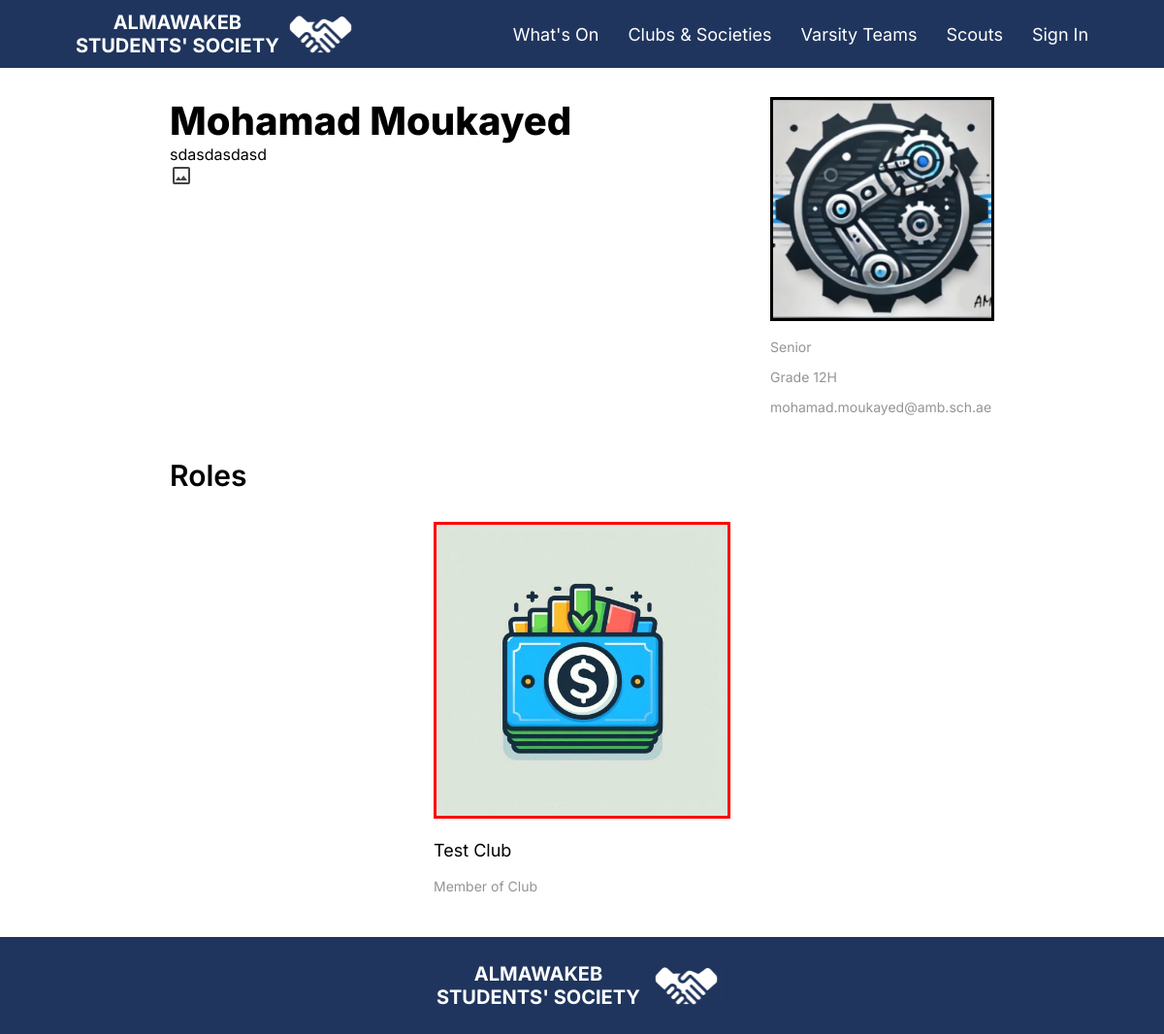
The app's page /Student/Detail/2/, older data.
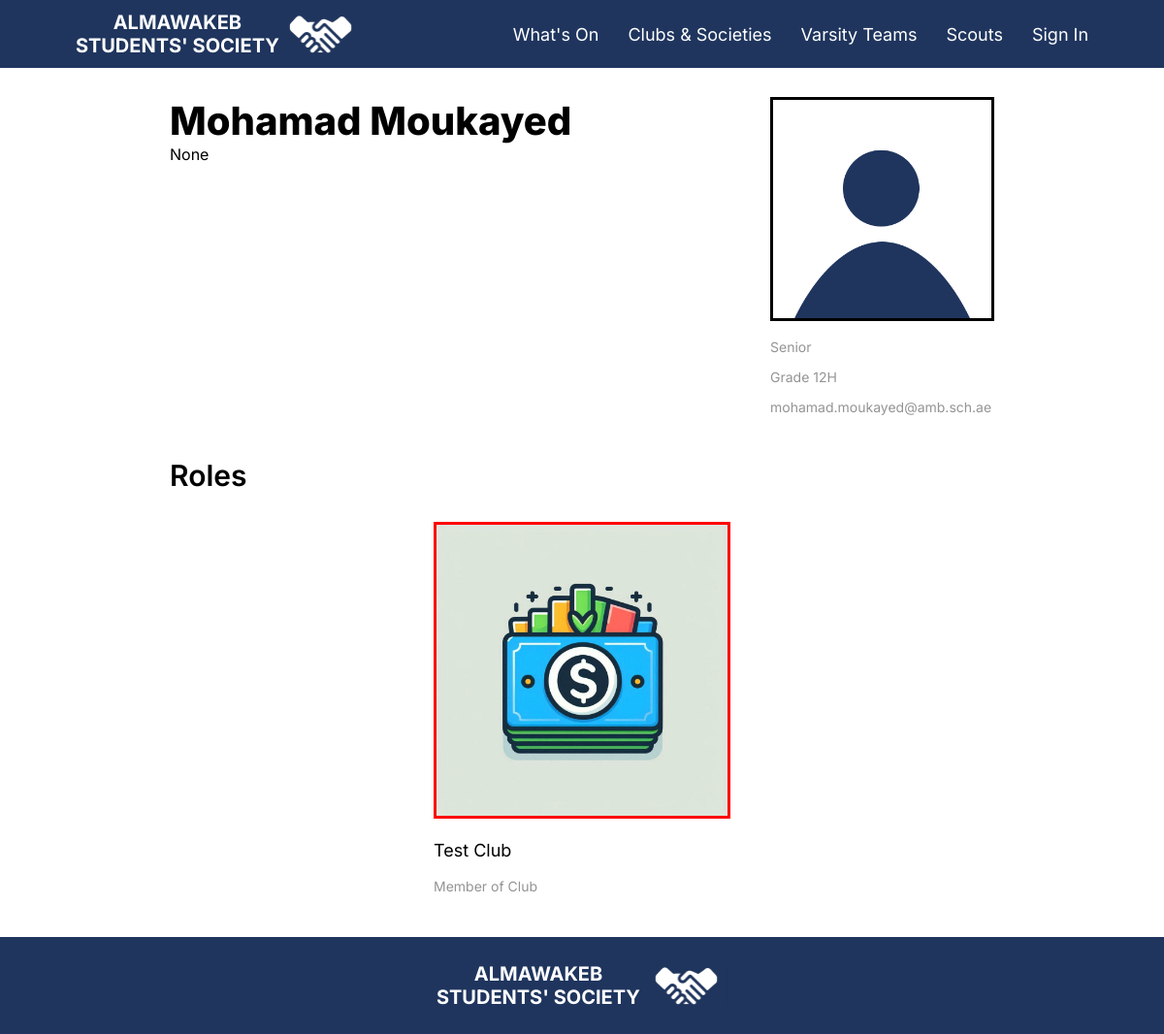
The same page, newer data.
### mainapp/models.py (models this page shows, shortened)
class User(AbstractBaseUser, PermissionsMixin):
    name = models.CharField(max_length=255)
    email = models.EmailField(verbose_name="email", max_length=60, unique=True)
    is_admin = models.BooleanField(default=False)
    is_staff = models.BooleanField(default=False)
    is_active = models.BooleanField(default=True)
    associated_student = models.ForeignKey("Student",null=True, blank=True, on_delete=models.CASCADE)
    associated_faculty = models.ForeignKey("Faculty",null=True, blank=True, on_delete=models.CASCADE)
    associated_clubs = models.ManyToManyField("Club", blank=True,related_name="associated_clubs")
    associated_varsities = models.ManyToManyField("Varsity", blank=True,related_name="associated_varsity")
    objects = UserManager()
    USERNAME_FIELD = 'email'
    REQUIRED_FIELDS = ['name']

class Student(models.Model):
    student_db_id = models.CharField(max_length=20, primary_key=True,help_text="Student ID")
    YEAR_CHOICES = [
        ('FR', 'Freshman'),
        ('SO', 'Sophomore'),
        ('JR', 'Junior'),
        ('SR', 'Senior'),
    ]
    SECTION_CHOICES = [
        ('A', 'A'),
        ('B', 'B'),
        ('C', 'C'),
        ('D', 'D'),
        ('E', 'E'),
        ('F', 'F'),
        ('G', 'G'),
        ('H', 'H'),
        ('I', 'I'),
        ('J', 'J'),
    ]
    year_level = models.IntegerField(blank=True, null=True)
    section = models.CharField(max_length=1, choices=SECTION_CHOICES)
    profile_picture = models.ImageField(upload_to='profiles/', null=True, blank=True, default='default-pfp.png')
    about = models.TextField(blank=True,null=True)
    year_level_title = models.CharField(max_length=10, blank=True)

### mainapp/views.py (the view)
# urls.py: path("Student/Detail/<str:student_id>/", views.Student_Detail, name="student_detail"),
def Student_Detail(request, student_id):
    user = get_object_or_404(User, id=student_id)
    headclubs = []
    for club in Club.objects.all():
        if user in club.heads.all():
            headclubs.append(club)
    headleadership = []
    for club in Club.objects.all():
        if user in club.leadership.all():
            headleadership.append(club)
    clubs = []
    for club in Club.objects.all():
        if user in club.members.all():
            clubs.append(club)
    varsitiescaptain = []
    for varsity in Varsity.objects.all():
        if user in varsity.captains.all():
            varsitiescaptain.append(varsity)
    varsities = []
    for varsity in Varsity.objects.all():
        if user in varsity.members.all():
            varsities.append(varsity)
    return render(request, "student_detail.html", {'selecteduser': user, 'user': request.user, 'headclubs': headclubs, 'headleadership': headleadership, 'clubs': clubs, 'varsitiescaptain': varsitiescaptain, 'varsities':varsities})

### templates/student_detail.html (shortened to what this page needs)
{% extends 'Base.html' %}
{% load static %}
{% block content %}
<div>
    <div style="display: flex; justify-content: space-between; flex-direction: row; gap: 100px">
            <div style="display: flex; justify-content: space-between; flex-direction: column; justify-content: flex-start;">
            <p class="pageTitle" style="margin: 0px;">{{ selecteduser.name }}</p>
                <div class="articleDescriptionText">
                    <div>{{ selecteduser.associated_student.about|safe }}</div>
                </div>
            </div>
            <div>
                <img src="{{ selecteduser.associated_student.profile_picture.url }}" style="border: black 3px solid;" alt="{{ selecteduser.name }} Logo" class="articleCover">
                <p class="aboutText sidebar">{{ selecteduser.associated_student.year_level_title }}</p>
                <p class="aboutText sidebar">Grade {{ selecteduser.associated_student.year_level }}{{ selecteduser.associated_student.section }}</p>
                <p class="aboutText sidebar">{{ selecteduser.email }}</p>
            </div>
        </div>
        <p class="subtitle">Roles</p>
        <div class="studentGrid">
            {% for club in clubs %}
            <div>
                <a href="{% url 'club_detail' club.id %}">
                    <img class="eventCover" style="border: {{ club.color }} 3px solid;" src="{{ club.logo.url }}" alt="Club Cover">
                    <p class="text">{{ club.name }}</p>
                    <p class="aboutText">Member of Club</p>
                </a>
            </div>
            {% endfor %}
        </div>
    </div>
</div>
{% endblock %}

Row changes from the older to the newer data that the page shows:
changed User "Mohamad Moukayed": associated_student.about "sdasdasdasd" → "None"; associated_student.profile_picture: picture removed, a placeholder shows; associated_student.about: picture removed
